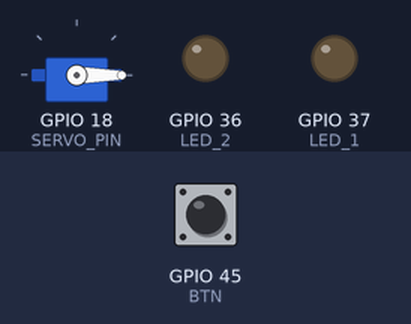
Recording of a sketch running on a simulated ESP32. Shown: servo, output pins drawn as LEDs (lit = HIGH). The inputs (shaded band) are chosen by the test bench; at power-on: GPIO 45 (BTN) HIGH. What the sketch prints to the serial monitor is not drawn.

Above: at 1.2 s.
1.3 s: GPIO 45 (BTN) pulsed LOW 2 times (0.12 s each, 0.3 s apart)
At 4.0 s:
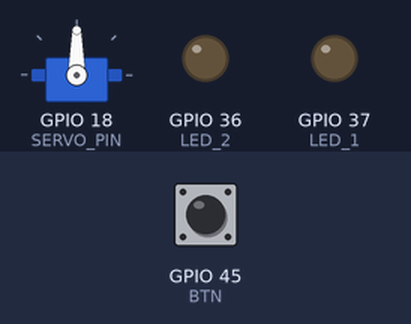
4.6 s: GPIO 45 (BTN) pulled LOW for 0.15 s
At 5.2 s:
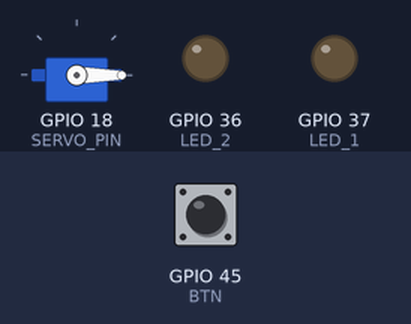
Timing chart, 0 to 7.6 s (numbered marks = the images above; inputs shaded):
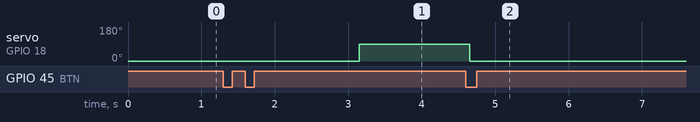

The sketch:

train-prediction-signal.ino
```cpp
#include <Arduino.h>
#include <ESP32Servo.h>

// Output LED pins (warning lights)
#define LED_1 37
#define LED_2 36

// Buzzer pin
#define BUZZER 42

// Servo pin
#define SERVO_PIN 18

// Input button pin
#define BTN 45

// distances
// distances
#define A_B_DISTANCE 200
#define B_C_DISTANCE 1000

// Oled screen width and height
// Oled screen width and height
#define SCREEN_WIDTH 128
#define SCREEN_HEIGHT 64

// Adafruit_SSD1306 display(SCREEN_WIDTH, SCREEN_HEIGHT, &Wire, -1);
// Adafruit_SSD1306 display(SCREEN_WIDTH, SCREEN_HEIGHT, &Wire, -1);

enum State {
  IDLE,
  MEASURING,
  WAITING
};

State currentState = IDLE;

Servo servo;


const unsigned int safetyMargin = 5000;

unsigned long startMillis;
unsigned long predictedTime;

bool buttonState = HIGH;
bool lastReading = HIGH;

unsigned long lastDebounceTime = 0;
const unsigned long debounceDelay = 50;

// unsigned long lastDisplayUpdate = 0;
// const unsigned long displayInterval = 100;

unsigned long blinkTimer = 0;
const unsigned long blinkInterval = 400;
bool ledToggle = false;

const int buzzerResolution = 8;
const int buzzerFreq = 1000;

const int BARRIER_OPEN = 0;
const int BARRIER_CLOSED = 90;
int currentBarrierPos = BARRIER_OPEN;

void handleServo() {

  if (currentState != WAITING) {
    if (currentBarrierPos != BARRIER_OPEN) {
      servo.write(BARRIER_OPEN);
      currentBarrierPos = BARRIER_OPEN;
    }
    return;
  }

  unsigned long elapsed = millis() - startMillis;

  if (elapsed >= predictedTime && currentBarrierPos != BARRIER_CLOSED) {
    servo.write(BARRIER_CLOSED);
    currentBarrierPos = BARRIER_CLOSED;
  }

}

void handleWarningLEDSAndSound() {

  if (currentState != WAITING) {
    digitalWrite(LED_1, LOW);
    digitalWrite(LED_2, LOW);
    ledcWriteTone(BUZZER, 0);
    return;
  }

  unsigned long elapsed = millis() - startMillis;

  if (elapsed >= predictedTime - safetyMargin) {

    if (millis() - blinkTimer >= blinkInterval) {
      blinkTimer = millis();

      ledToggle = !ledToggle;

      digitalWrite(LED_1, ledToggle);
      digitalWrite(LED_2, !ledToggle);

      if (ledToggle) {
        ledcWriteTone(BUZZER, 800);
      } else {
        ledcWriteTone(BUZZER, 1200);
      }
    }

  } else {
    digitalWrite(LED_1, LOW);
    digitalWrite(LED_2, LOW);
    ledcWriteTone(BUZZER, 0);
  }
}

void handleButton() {
  bool reading = digitalRead(BTN);

  if (reading != lastReading) {
    lastDebounceTime = millis();
  }

  if ((millis() - lastDebounceTime) > debounceDelay) {
    if (reading != buttonState) {
      buttonState = reading;

      if (buttonState == LOW) {
        switch (currentState) {

          case IDLE:
            startMillis = millis();
            currentState = MEASURING;
            break;

          case MEASURING:
            predictedTime = (millis() - startMillis) * (B_C_DISTANCE / A_B_DISTANCE);
            startMillis = millis();
            currentState = WAITING;
            break;

          case WAITING:
            currentState = IDLE;
            digitalWrite(LED_1, LOW);
            digitalWrite(LED_2, LOW);
            digitalWrite(LED_1, LOW);
            digitalWrite(LED_2, LOW);
            break;
        }
      }
    }
  }

  lastReading = reading;
}

void setup() {
  Serial.begin(115200);
  pinMode(LED_1, OUTPUT);
  pinMode(LED_2, OUTPUT);
  pinMode(LED_1, OUTPUT);
  pinMode(LED_2, OUTPUT);
  pinMode(BTN, INPUT_PULLUP);
  ledcAttach(BUZZER, buzzerFreq, buzzerResolution);
	servo.attach(SERVO_PIN, 500, 2400);
  servo.write(BARRIER_OPEN);
  Serial.println("Setup complete");
}

void loop() {
  handleButton();
  handleWarningLEDSAndSound();
  handleServo();
}
```

Measured:
- after the input at 1.3 s, servo on GPIO 18 (SERVO_PIN): 0° → 90° after 1.9 s
- after the input at 4.6 s, servo on GPIO 18 (SERVO_PIN): 90° → 0° after 0.05 s
